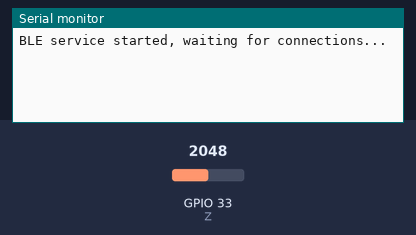
Simulated run of this sketch. Board: ESP32. Parts: the last lines printed to the serial monitor. The inputs (shaded band) are chosen by the test bench; at power-on: GPIO 33 (Z) = 2048. Nothing arrives over Bluetooth unless stated; a phone connects over Bluetooth LE 3 s after start.

Above: at 3.2 s.
3.3 s: GPIO 33 (Z) set to 2866
At 5.8 s:
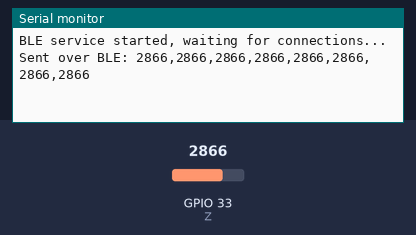
6.3 s: GPIO 33 (Z) set to 3603
At 7.8 s:
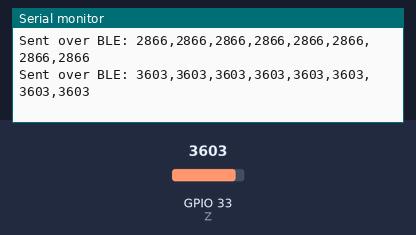

The sketch:

ESP32_code.ino
```cpp
#include <BLEDevice.h>
#include <BLEUtils.h>
#include <BLEServer.h>
#include <BLE2902.h> // Include this to enable notifications

// MUX control pins
const int S0 = 25;
const int S1 = 26;
const int S2 = 27;
const int Z = 33;

// Number of FSR sensors
const int numFSRs = 8;
int fsrReadings[numFSRs];

// Function to select MUX channel
void selectMuxChannel(int channel) {
    digitalWrite(S0, channel & 0x01);
    digitalWrite(S1, (channel >> 1) & 0x01);
    digitalWrite(S2, (channel >> 2) & 0x01);
}

// BLE setup
BLEServer *pServer = NULL;
BLECharacteristic *pCharacteristic = NULL;
bool deviceConnected = false;
const char *serviceUUID = "12345678-1234-1234-1234-1234567890ab";      // Random UUID for service
const char *characteristicUUID = "abcd1234-abcd-1234-abcd-12345678abcd"; // Random UUID for characteristic

// Callback for client connection status
class MyServerCallbacks : public BLEServerCallbacks {
    void onConnect(BLEServer* pServer) {
        deviceConnected = true;
    }

    void onDisconnect(BLEServer* pServer) {
        deviceConnected = false;
    }
};

void setup() {
    // Initialize MUX control pins
    pinMode(S0, OUTPUT);
    pinMode(S1, OUTPUT);
    pinMode(S2, OUTPUT);
    pinMode(Z, INPUT);

    Serial.begin(115200);
    delay(2000);  // Short delay to ensure stable startup

    // Initialize BLE
    BLEDevice::init("ESP32_FSR_BLE");  // Name of your BLE device
    pServer = BLEDevice::createServer();
    pServer->setCallbacks(new MyServerCallbacks());

    // Create BLE service and characteristic
    BLEService *pService = pServer->createService(serviceUUID);
    pCharacteristic = pService->createCharacteristic(
                        characteristicUUID,
                        BLECharacteristic::PROPERTY_READ |
                        BLECharacteristic::PROPERTY_NOTIFY
                      );

    // Enable notifications for the characteristic
    pCharacteristic->addDescriptor(new BLE2902());

    // Start the service
    pService->start();

    // Start advertising
    BLEAdvertising *pAdvertising = BLEDevice::getAdvertising();
    pAdvertising->addServiceUUID(serviceUUID);
    pAdvertising->setScanResponse(true);
    pAdvertising->setMinPreferred(0x06);  // Set advertising interval
    pAdvertising->setMaxPreferred(0x12);
    BLEDevice::startAdvertising();

    Serial.println("BLE service started, waiting for connections...");
}

void loop() {
    // Collect FSR data
    for (int i = 0; i < numFSRs; i++) {
        selectMuxChannel(i);
        delayMicroseconds(10);
        fsrReadings[i] = analogRead(Z);
    }

    // Convert data to a string to send over BLE
    String data = "";
    for (int i = 0; i < numFSRs; i++) {
        data += String(fsrReadings[i]) + ",";
    }
    data.remove(data.length() - 1);  // Remove the trailing comma

    // Only send data if a device is connected
    if (deviceConnected) {
        pCharacteristic->setValue(data.c_str());
        pCharacteristic->notify();  // Send data to connected client
        Serial.println("Sent over BLE: " + data);
    }

    delay(1000);  // Send data every second
}
```

Measured:
- after the input at 3.3 s, the serial monitor: prints a new line after 1.7 s (image 1)
- after the input at 6.3 s, the serial monitor: prints a new line after 0.71 s (image 2)
